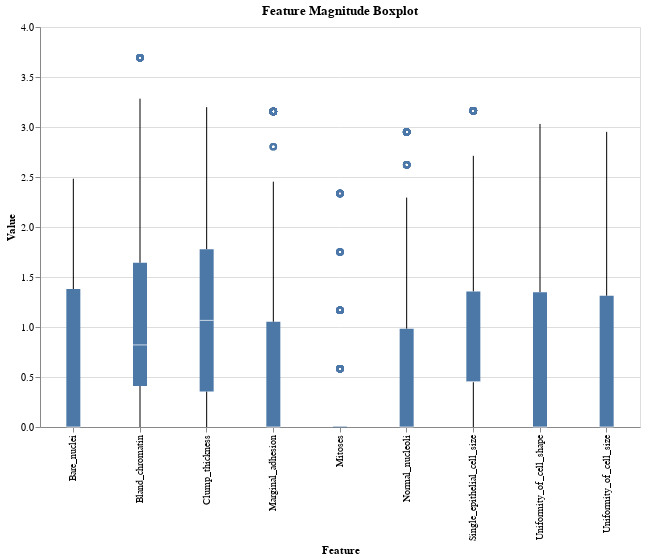

Notebook code cell kept with this figure:
### Markdown cell above
Through the above scatter charts, we can easily identify three attributes (Clump Thickness, Single Epithelial Cell Size, Bare Nuclei, and Mitoses) having outliers.

The Breast Cancer Wisconsin Original dataset is one of many medical datasets that can provide outliers. These can give new ways of treatment for patients, so this should never be forgotten when dealing with them. Winsorizing method is being adopted to reduce outlier impact for further data analysis instead of outlier removal.

### Code cell
from scipy.stats.mstats import winsorize

def fix_outliers_using_winsorizing(df: pd.DataFrame, outlier_features, limits) -> pd.DataFrame:
    df_winsorized = df.copy()
    for feature in outlier_features:
        # Use 5th and 95th percentile as lower and upper limits
        df_winsorized[feature] = winsorize(df_winsorized[feature], limits=limits)
    return df_winsorized
    
df_winsorized = fix_outliers_using_winsorizing(df_scaled, outlier_features=['Clump_thickness', 'Single_epithelial_cell_size', 'Bare_nuclei', 'Mitoses'], 
                                               limits=[0.05, 0.05])
display(df_winsorized.head())
visualize_outliers(df_winsorized.drop(columns="Class"))

### Figure 1 — Vega-Lite specification as saved in the notebook (floating-point values rounded to 4 significant figures; data arrays with more than 128 entries replaced by an {"elided": "..."} marker saying what was removed)
{"config": {"view": {"continuousWidth": 300, "continuousHeight": 300}}, "data": {"name": "data-0ec2df142fa0507afddf96b1ba803036"}, "mark": {"type": "boxplot"}, "encoding": {"x": {"field": "Feature", "type": "nominal"}, "y": {"field": "Value", "type": "quantitative"}}, "height": 400, "title": "Feature Magnitude Boxplot", "transform": [{"fold": ["Clump_thickness", "Uniformity_of_cell_size", "Uniformity_of_cell_shape", "Marginal_adhesion", "Single_epithelial_cell_size", "Bare_nuclei", "Bland_chromatin", "Normal_nucleoli", "Mitoses"], "as": ["Feature", "Value"]}], "width": 600, "$schema": "https://vega.github.io/schema/vega-lite/v5.17.0.json", "datasets": {"data-0ec2df142fa0507afddf96b1ba803036": {"elided": "699 records"}}}
